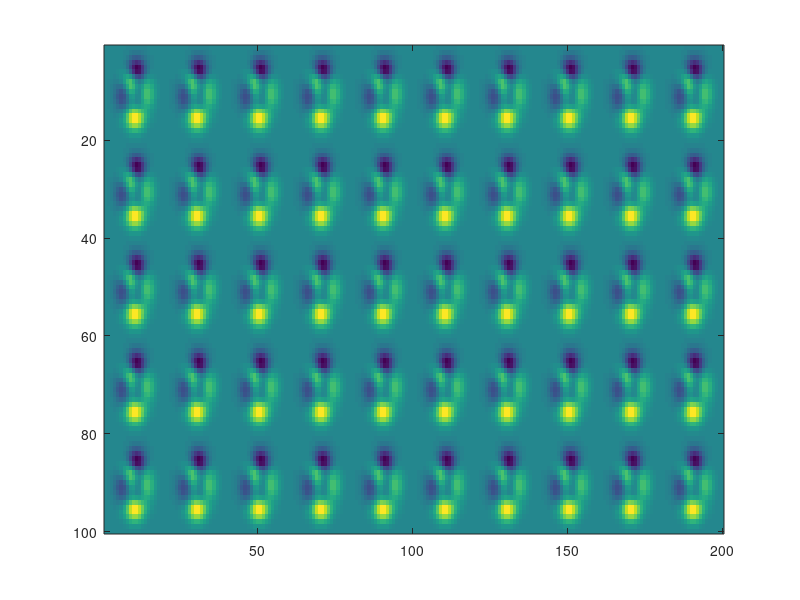

Source code (MATLAB):
%% Solution by Stefan Sicklinger 2019: 2D FFT Radar: Range Doppler Map(RDM)
clc;
%%%%%%%%%%%%%%%%%%%%%%%%%%%%%%%%%%%%%%%%%%%%%%%%%%%%%%%%%%%%%%%%%%%%%%%%%%%
P = peaks(20);
X = repmat(P,[5 10]);
imagesc(X)
%%%%%%%%%%%%%%%%%%%%%%%%%%%%%%%%%%%%%%%%%%%%%%%%%%%%%%%%%%%%%%%%%%%%%%%%%%%
% TODO : Compute the 2-D Fourier transform of the data.  
% Shift the zero-frequency component to the center of the output, and 
% plot the resulting 100-by-200 matrix, which is the same size as X.